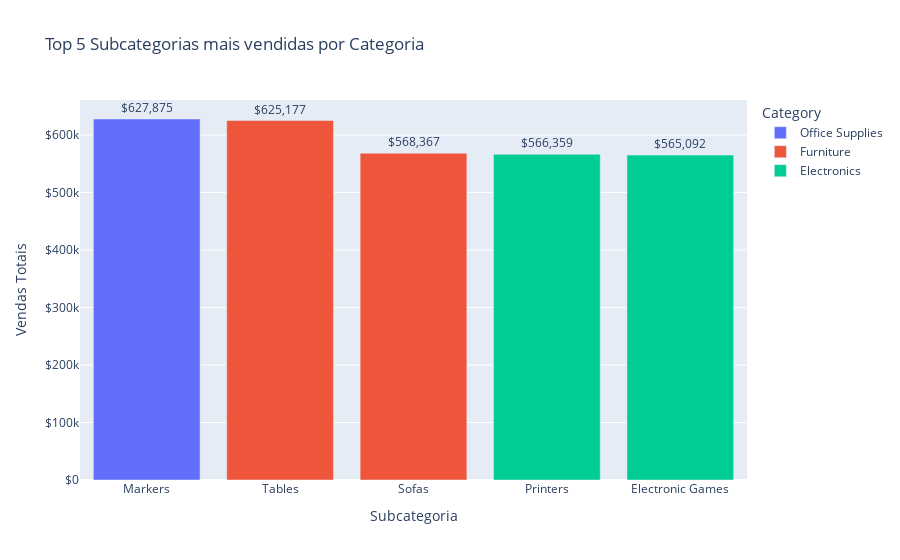

Notebook cell for this chart:
### Markdown cell above
Questão de negócio 1 - Quais são as 5 categorias e subcategorias mais vendidas?

### Code cell
# Agrupando por categoria e subcategoria, somando as vendas
vendas_por_subcategoria = df.groupby(['Category', 'Sub-Category'])['Amount'].sum().reset_index()

# Selecionando as 5 combinações mais vendidas
top5 = vendas_por_subcategoria.nlargest(5, 'Amount')

# Mostrando a tabela com os resultados
print("Top 5 Categorias/Subcategorias por Vendas:")
display(top5)

# Criando gráfico de barras
fig = px.bar(
    top5,
    x='Sub-Category',
    y='Amount',
    color='Category',
    title='Top 5 Subcategorias mais vendidas por Categoria',
    labels={'Amount': 'Vendas Totais ($)', 'Sub-Category': 'Subcategoria'},
    text='Amount'
)

# Ajustando formatação
fig.update_layout(
    yaxis_tickprefix='$',  
    xaxis_title='Subcategoria',
    yaxis_title='Vendas Totais',
    hovermode='x' 
)
fig.update_traces(texttemplate='$%{text:,.0f}', textposition='outside')

# Mostrando o gráfico
fig.show()

### Figure 1 — Plotly figure (JSON) as saved in the notebook; plotly's stock layout.template omitted (floating-point values rounded to 4 significant figures)
{"data": [{"hovertemplate": "Category=Office Supplies<br>Subcategoria=%{x}<br>Vendas Totais ($)=%{text}<extra></extra>", "legendgroup": "Office Supplies", "marker": {"color": "#636efa", "pattern": {"shape": ""}}, "name": "Office Supplies", "orientation": "v", "showlegend": true, "text": [627900.0], "textposition": "outside", "texttemplate": "$%{text:,.0f}", "type": "bar", "x": ["Markers"], "xaxis": "x", "y": [627875], "yaxis": "y"}, {"hovertemplate": "Category=Furniture<br>Subcategoria=%{x}<br>Vendas Totais ($)=%{text}<extra></extra>", "legendgroup": "Furniture", "marker": {"color": "#EF553B", "pattern": {"shape": ""}}, "name": "Furniture", "orientation": "v", "showlegend": true, "text": [625200.0, 568400.0], "textposition": "outside", "texttemplate": "$%{text:,.0f}", "type": "bar", "x": ["Tables", "Sofas"], "xaxis": "x", "y": [625177, 568367], "yaxis": "y"}, {"hovertemplate": "Category=Electronics<br>Subcategoria=%{x}<br>Vendas Totais ($)=%{text}<extra></extra>", "legendgroup": "Electronics", "marker": {"color": "#00cc96", "pattern": {"shape": ""}}, "name": "Electronics", "orientation": "v", "showlegend": true, "text": [566400.0, 565100.0], "textposition": "outside", "texttemplate": "$%{text:,.0f}", "type": "bar", "x": ["Printers", "Electronic Games"], "xaxis": "x", "y": [566359, 565092], "yaxis": "y"}], "layout": {"barmode": "relative", "hovermode": "x", "legend": {"title": {"text": "Category"}, "tracegroupgap": 0}, "title": {"text": "Top 5 Subcategorias mais vendidas por Categoria"}, "xaxis": {"anchor": "y", "domain": [0, 1], "title": {"text": "Subcategoria"}}, "yaxis": {"anchor": "x", "domain": [0, 1], "tickprefix": "$", "title": {"text": "Vendas Totais"}}}}
